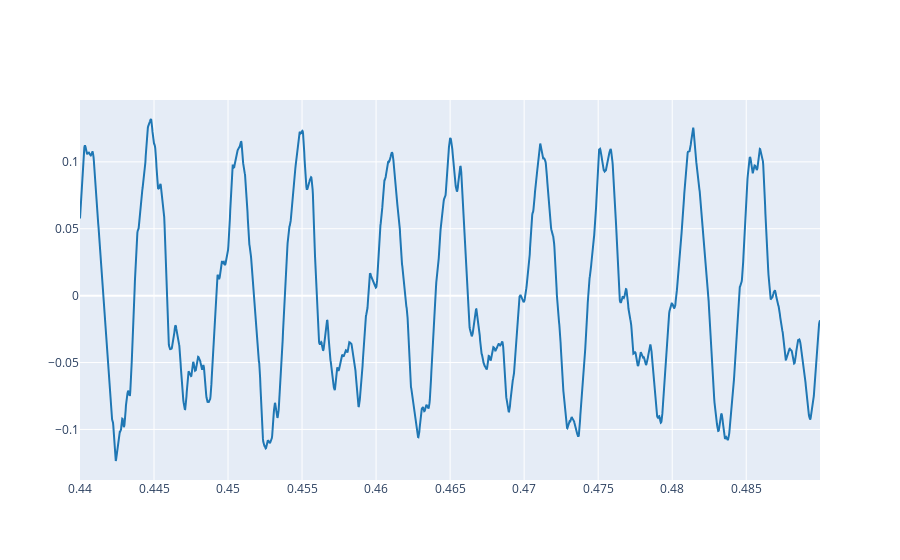

Write notebook code for a chart like this one.
### Markdown cell above
3.1. Load your reference audio signal and plot some periods (5-10) where the amplitude is stable. For instance see Ex. 2.3 from Lab 1.

### Code cell
# Write the code here
filepath = "sis1_group8/guitar2.wav"
ref, fs = load_audio(filepath)
print (fs)

t_start =0.440 
t_end = 0.440+0.005*10

plot_signals(ref, fs, t_start, t_end)

### Figure 1 — Plotly figure (JSON) as saved in the notebook; plotly's stock layout.template omitted (floating-point values rounded to 4 significant figures; data arrays with more than 128 entries replaced by an {"elided": "..."} marker saying what was removed)
{"data": [{"line": {"color": "#1f77b4", "shape": "linear"}, "mode": "lines", "name": "audio signal 0", "type": "scatter", "x": {"elided": "2400 float values"}, "y": {"elided": "2400 float values"}}], "layout": {}}
